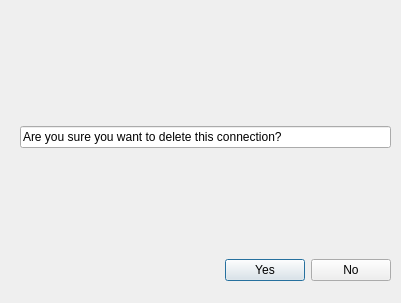
<?xml version="1.0" encoding="UTF-8"?>
<ui version="4.0">
 <class>Dialog</class>
 <widget class="QDialog" name="Dialog">
  <property name="windowModality">
   <enum>Qt::WindowModality::WindowModal</enum>
  </property>
  <property name="geometry">
   <rect>
    <x>0</x>
    <y>0</y>
    <width>401</width>
    <height>303</height>
   </rect>
  </property>
  <property name="windowTitle">
   <string>Delete Connection </string>
  </property>
  <widget class="QWidget" name="layoutWidget">
   <property name="geometry">
    <rect>
     <x>20</x>
     <y>20</y>
     <width>371</width>
     <height>261</height>
    </rect>
   </property>
   <layout class="QGridLayout" name="gridLayout">
    <item row="0" column="0" colspan="2">
     <spacer name="verticalSpacer">
      <property name="orientation">
       <enum>Qt::Orientation::Vertical</enum>
      </property>
      <property name="sizeHint" stdset="0">
       <size>
        <width>20</width>
        <height>40</height>
       </size>
      </property>
     </spacer>
    </item>
    <item row="1" column="0" colspan="3">
     <widget class="QLineEdit" name="lineEdit">
      <property name="text">
       <string>Are you sure you want to delete this connection?  </string>
      </property>
     </widget>
    </item>
    <item row="2" column="0" colspan="2">
     <spacer name="verticalSpacer_2">
      <property name="orientation">
       <enum>Qt::Orientation::Vertical</enum>
      </property>
      <property name="sizeHint" stdset="0">
       <size>
        <width>20</width>
        <height>40</height>
       </size>
      </property>
     </spacer>
    </item>
    <item row="3" column="0">
     <spacer name="horizontalSpacer">
      <property name="orientation">
       <enum>Qt::Orientation::Horizontal</enum>
      </property>
      <property name="sizeHint" stdset="0">
       <size>
        <width>40</width>
        <height>20</height>
       </size>
      </property>
     </spacer>
    </item>
    <item row="3" column="1">
     <widget class="QPushButton" name="pushButton">
      <property name="text">
       <string>Yes</string>
      </property>
     </widget>
    </item>
    <item row="3" column="2">
     <widget class="QPushButton" name="pushButton_2">
      <property name="text">
       <string>No</string>
      </property>
     </widget>
    </item>
   </layout>
  </widget>
 </widget>
 <resources/>
 <connections/>
</ui>
